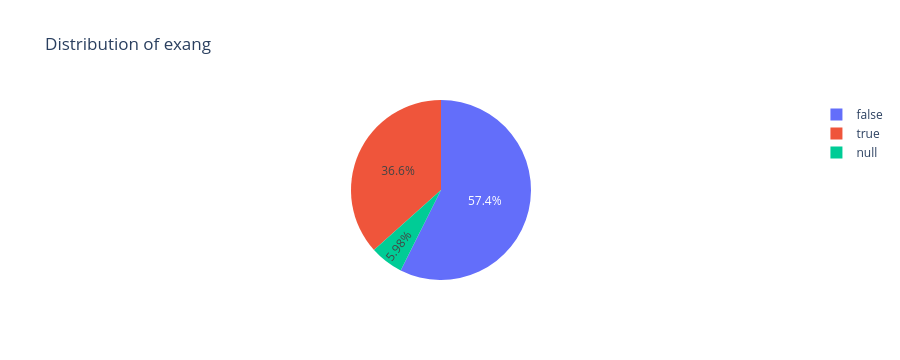

Here is the notebook cell this chart was saved with:
### Markdown cell above
### exang

### Code cell
import plotly.express as px
fig = px.pie(df, names='exang', title='Distribution of exang')
fig.show()

### Figure 1 — Plotly figure (JSON) as saved in the notebook; plotly's stock layout.template omitted (floating-point values rounded to 4 significant figures; data arrays with more than 128 entries replaced by an {"elided": "..."} marker saying what was removed)
{"data": [{"domain": {"x": [0, 1], "y": [0, 1]}, "hovertemplate": "exang=%{label}<extra></extra>", "labels": {"elided": "920 bool values"}, "legendgroup": "", "name": "", "showlegend": true, "type": "pie"}], "layout": {"autosize": true, "height": 360, "legend": {"tracegroupgap": 0}, "title": {"text": "Distribution of exang"}}}
